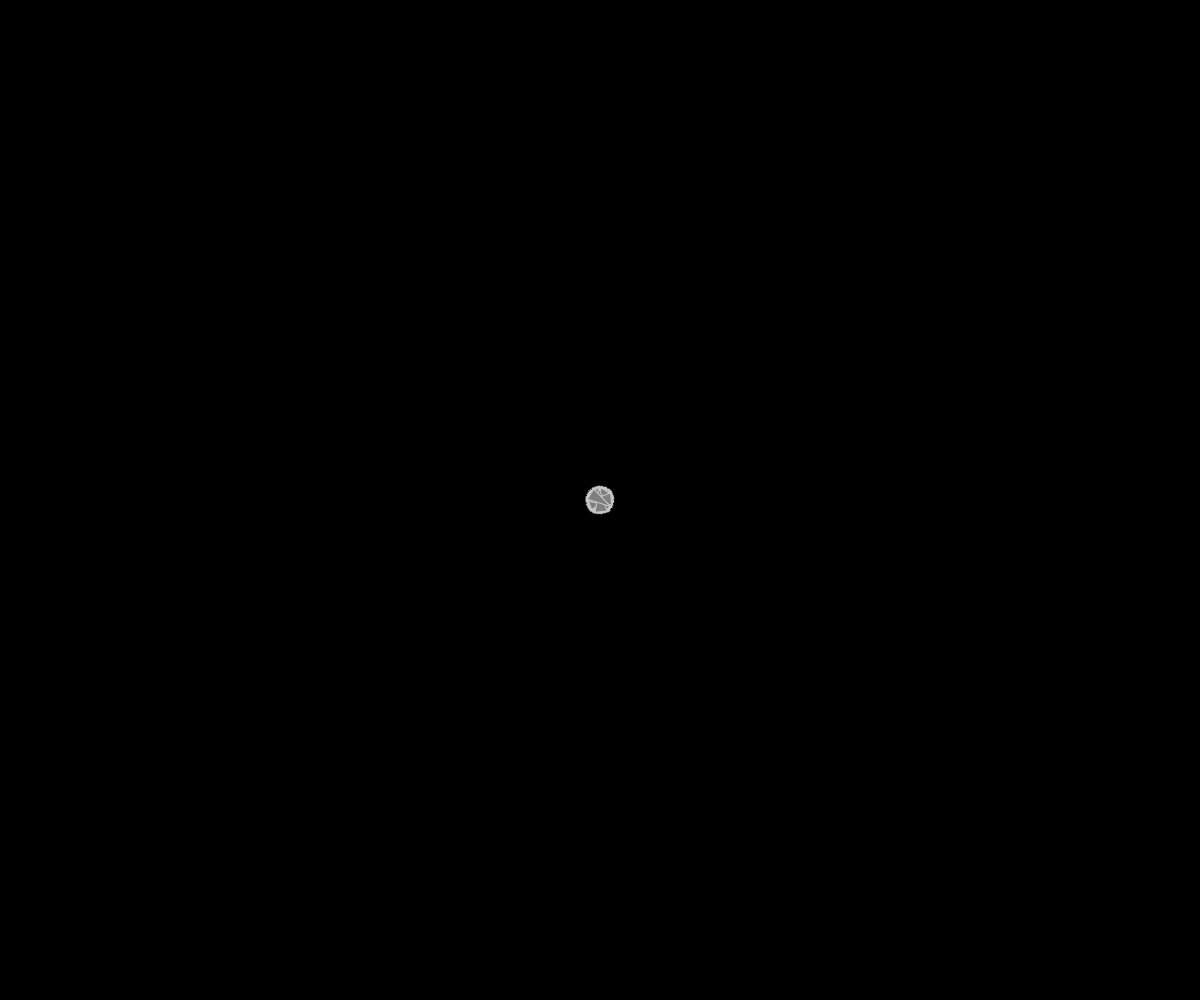
Frame 1 (no input)
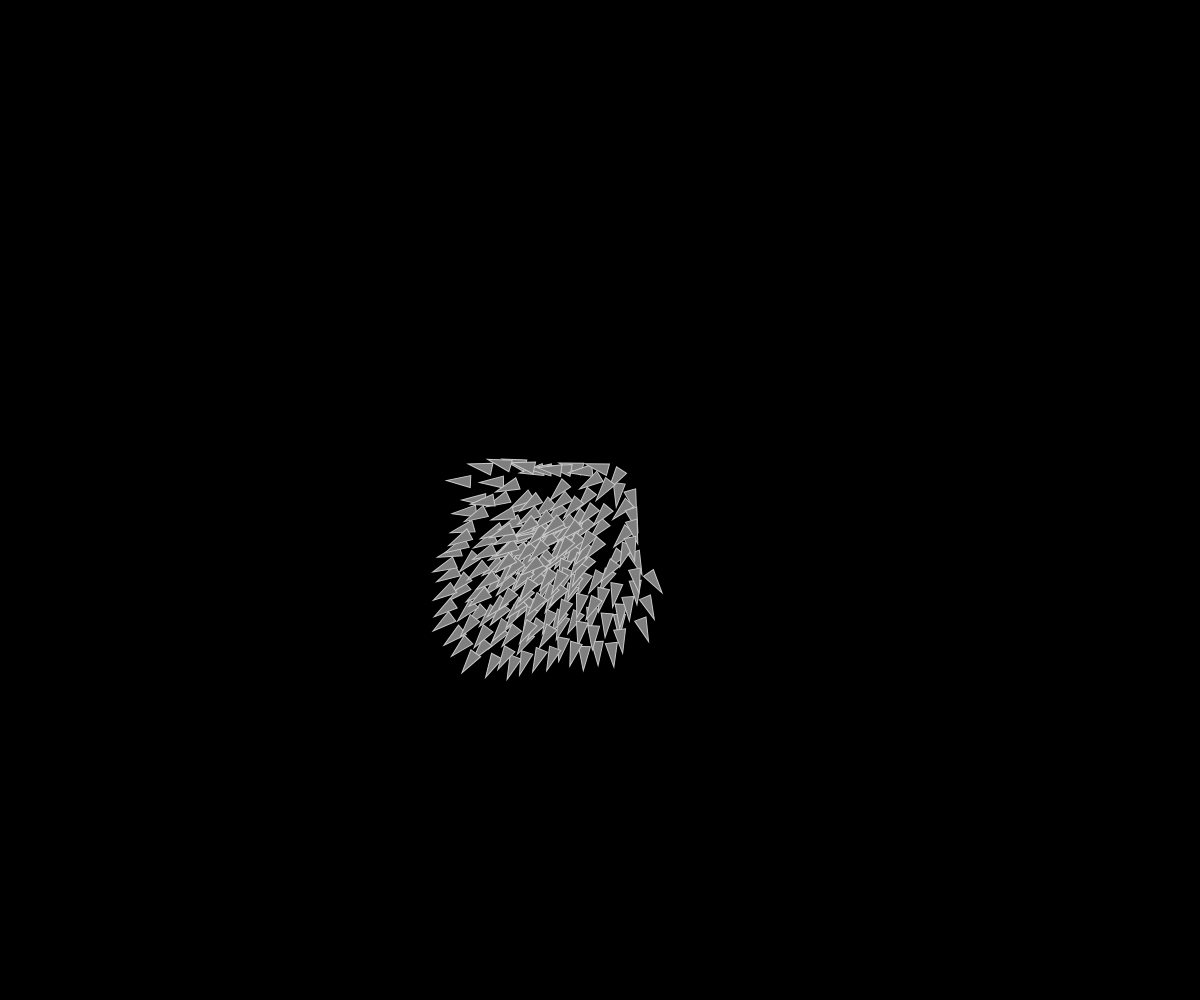
Frame 60 (no input)
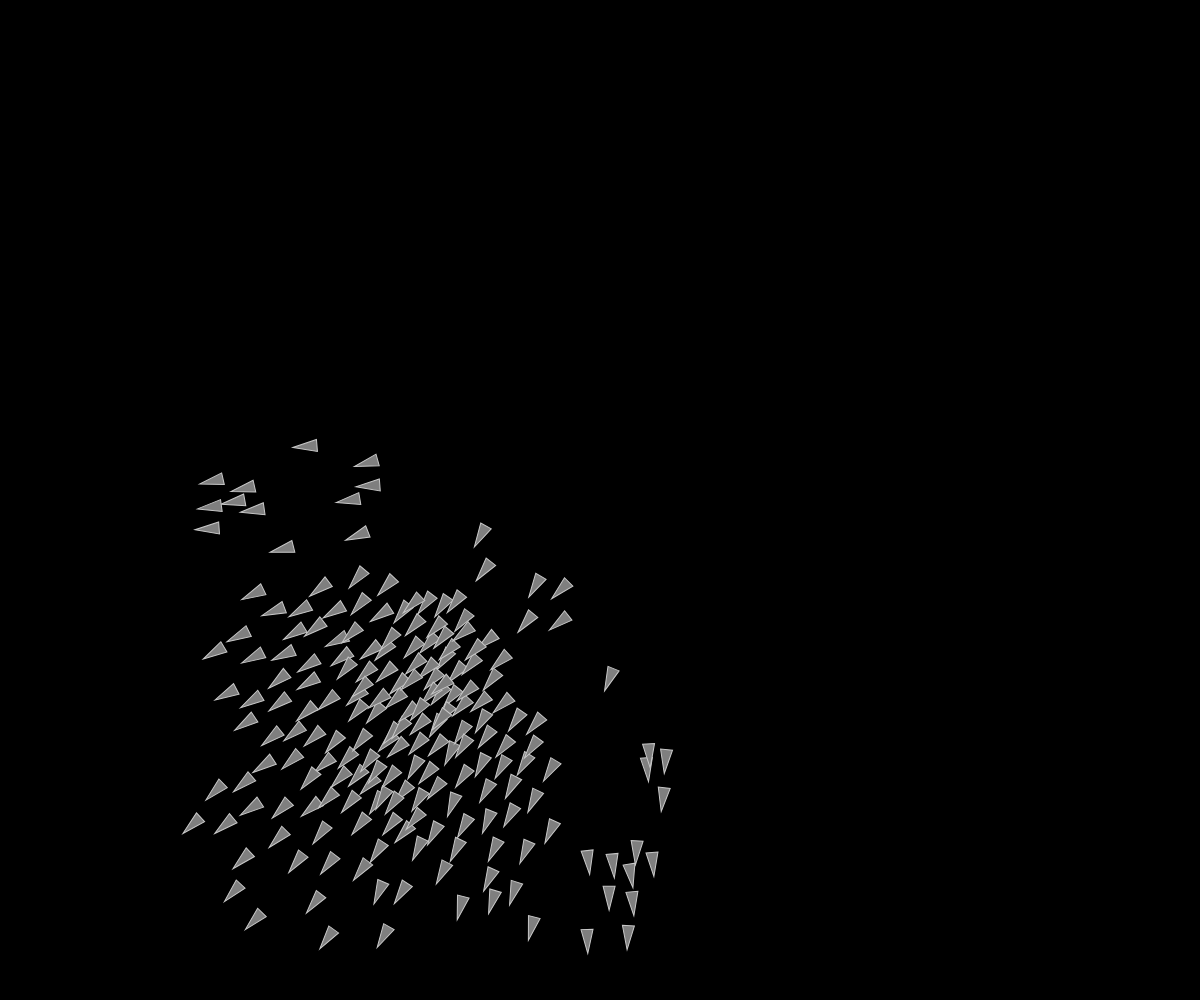
Frame 120 (the mouse pressed at the canvas centre since frame 60)

The p5.js sketch that drew these frames (run headless with seeded random() and noise() and a simulated clock; from frame 60 on, the mouse is pressed at the canvas centre):

// p5.js sketch
// ── sketch.js
// Modified version of The Nature of Code
// Daniel Shiffman
// http://natureofcode.com

let flock;

function setup() {
  createCanvas(windowWidth, windowHeight);

  flock = new Flock();
  // Add an initial set of boids into the system
  for (let i = 0; i < 200; i++) {
    let b = new Boid(width / 2, height / 2);
    flock.addBoid(b);
  }
}

function draw() {
  background(0);
  flock.run();
}

// Add a new boid into the System
function mouseDragged() {
  flock.addBoid(new Boid(mouseX, mouseY));
}

// Flock object
// Does very little, simply manages the array of all the boids

function Flock() {
  // An array for all the boids
  this.boids = []; // Initialize the array
}

Flock.prototype.run = function() {
  for (let i = 0; i < this.boids.length; i++) {
    this.boids[i].run(this.boids);  // Passing the entire list of boids to each boid individually
  }
}

Flock.prototype.addBoid = function(b) {
  this.boids.push(b);
}


// Boid class
// Methods for Separation, Cohesion, Alignment added

function Boid(x, y) {
  this.acceleration = createVector(0, 0);
  this.velocity = createVector(random(-1, 1), random(-1, 1));
  this.position = createVector(x, y);
  this.r = 6.0;
  this.maxspeed = 6;    // Maximum speed
  this.maxforce = 0.05; // Maximum steering force
}

Boid.prototype.run = function(boids) {
  this.flock(boids);
  this.update();
  this.borders();
  this.render();
}

Boid.prototype.applyForce = function(force) {
  // We could add mass here if we want A = F / M
  this.acceleration.add(force);
}

// We accumulate a new acceleration each time based on three rules
Boid.prototype.flock = function(boids) {
  let sep = this.separate(boids);   // Separation
  let ali = this.align(boids);      // Alignment
  let coh = this.cohesion(boids);   // Cohesion
  // Arbitrarily weight these forces
  sep.mult(1.5);
  ali.mult(1.0);
  coh.mult(1.0);
  // Add the force vectors to acceleration
  this.applyForce(sep);
  this.applyForce(ali);
  this.applyForce(coh);
}

// Method to update location
Boid.prototype.update = function() {
  // Update velocity
  this.velocity.add(this.acceleration);
  // Limit speed
  this.velocity.limit(this.maxspeed);
  this.position.add(this.velocity);
  // Reset accelertion to 0 each cycle
  this.acceleration.mult(0);
}

// A method that calculates and applies a steering force towards a target
// STEER = DESIRED MINUS VELOCITY
Boid.prototype.seek = function(target) {
  let desired = p5.Vector.sub(target,this.position);  // A vector pointing from the location to the target
  // Normalize desired and scale to maximum speed
  desired.normalize();
  desired.mult(this.maxspeed);
  // Steering = Desired minus Velocity
  let steer = p5.Vector.sub(desired,this.velocity);
  steer.limit(this.maxforce);  // Limit to maximum steering force
  return steer;
}

Boid.prototype.render = function() {
  // Draw a triangle rotated in the direction of velocity
  let theta = this.velocity.heading() + radians(90);
  fill(127);
  stroke(200);
  push();
  translate(this.position.x, this.position.y);
  rotate(theta);
  beginShape();
  vertex(0, -this.r * 2);
  vertex(-this.r, this.r * 2);
  vertex(this.r, this.r * 2);
  endShape(CLOSE);
  pop();
}

// Wraparound
Boid.prototype.borders = function() {
  if (this.position.x < -this.r)  this.position.x = width + this.r;
  if (this.position.y < -this.r)  this.position.y = height + this.r;
  if (this.position.x > width + this.r) this.position.x = -this.r;
  if (this.position.y > height + this.r) this.position.y = -this.r;
}

// Separation
// Method checks for nearby boids and steers away
Boid.prototype.separate = function(boids) {
  let desiredseparation = 25.0;
  let steer = createVector(0, 0);
  let count = 0;
  // For every boid in the system, check if it's too close
  for (let i = 0; i < boids.length; i++) {
    let d = p5.Vector.dist(this.position,boids[i].position);
    // If the distance is greater than 0 and less than an arbitrary amount (0 when you are yourself)
    if ((d > 0) && (d < desiredseparation)) {
      // Calculate vector pointing away from neighbor
      let diff = p5.Vector.sub(this.position, boids[i].position);
      diff.normalize();
      diff.div(d);        // Weight by distance
      steer.add(diff);
      count++;            // Keep track of how many
    }
  }
  // Average -- divide by how many
  if (count > 0) {
    steer.div(count);
  }

  // As long as the vector is greater than 0
  if (steer.mag() > 0) {
    // Implement Reynolds: Steering = Desired - Velocity
    steer.normalize();
    steer.mult(this.maxspeed);
    steer.sub(this.velocity);
    steer.limit(this.maxforce);
  }
  return steer;
}

// Alignment
// For every nearby boid in the system, calculate the average velocity
Boid.prototype.align = function(boids) {
  let neighbordist = 50;
  let sum = createVector(0,0);
  let count = 0;
  for (let i = 0; i < boids.length; i++) {
    let d = p5.Vector.dist(this.position,boids[i].position);
    if ((d > 0) && (d < neighbordist)) {
      sum.add(boids[i].velocity);
      count++;
    }
  }
  if (count > 0) {
    sum.div(count);
    sum.normalize();
    sum.mult(this.maxspeed);
    let steer = p5.Vector.sub(sum, this.velocity);
    steer.limit(this.maxforce);
    return steer;
  } else {
    return createVector(0, 0);
  }
}

// Cohesion
// For the average location (i.e. center) of all nearby boids, calculate steering vector towards that location
Boid.prototype.cohesion = function(boids) {
  let neighbordist = 50;
  let sum = createVector(0, 0);   // Start with empty vector to accumulate all locations
  let count = 0;
  for (let i = 0; i < boids.length; i++) {
    let d = p5.Vector.dist(this.position,boids[i].position);
    if ((d > 0) && (d < neighbordist)) {
      sum.add(boids[i].position); // Add location
      count++;
    }
  }
  if (count > 0) {
    sum.div(count);
    return this.seek(sum);  // Steer towards the location
  } else {
    return createVector(0, 0);
  }
}
